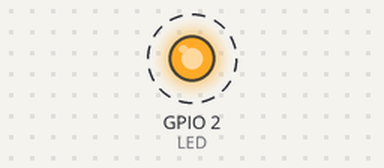
The sketch below on a simulated ESP32. On the bench: output pins drawn as LEDs (lit = HIGH). Dashed ring = blinking. What the sketch prints to the serial monitor is not drawn.

Above: at 0.2 s.
Timing chart, 0 to 3.0 s (numbered marks = the images above):
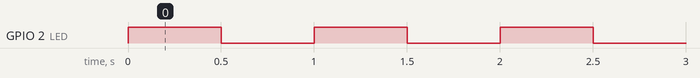

Measured:
- by itself, GPIO 2 (LED): alternates HIGH for 0.50 s and LOW for 0.50 s

The sketch:

macAddress.ino
```cpp
#include <WiFi.h>
#define LED 2

void setup() {
  // put your setup code here, to run once:
  pinMode(LED, OUTPUT);
  Serial.begin(115200);
  Serial.print("Meu macaddress ->>>> ");
  Serial.println(WiFi.macAddress());
}

void loop() {
  // put your main code here, to run repeatedly:
  Serial.println("Liga o LED");
  digitalWrite(LED, HIGH);
  delay(500);
  Serial.println("Desliga o LED");
  digitalWrite(LED, LOW);
  delay(500);
}
```
